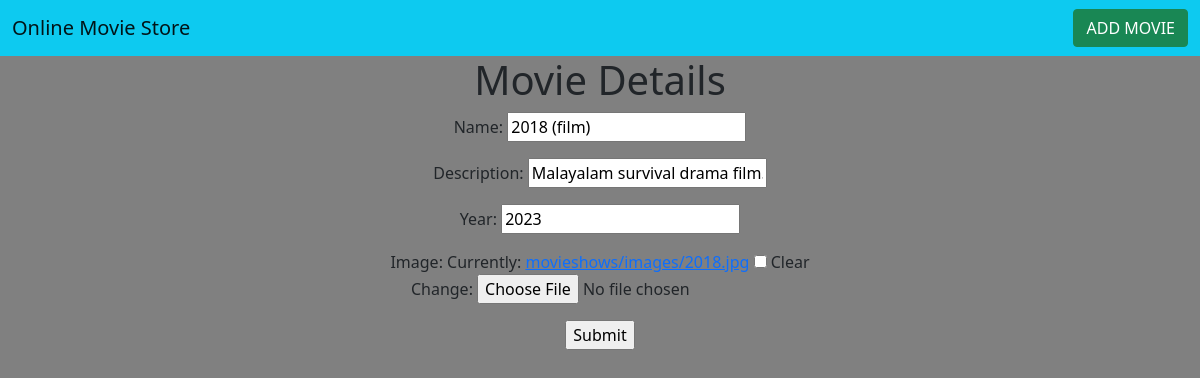
Screenshot of /edit/1 with the database file from the repository.
### movieshows/models.py (models this page shows, shortened)
class movieshows(models.Model):
    name=models.CharField(max_length=20)
    description=models.CharField(max_length=200)
    year=models.IntegerField()
    image=models.ImageField(upload_to="movieshows/images",null=True,blank=True)

### movieshows/views.py (the view)
# urls.py: path('edit/<int:p>', views.edit, name="edit"),
def edit(request,p):
    mov=movieshows.objects.get(id=p)
    if (request.method == "POST"):
        form = movieform(request.POST,request.FILES,instance=mov)
        if form.is_valid():
            form.save()
            return viewmovie(request)
    form=movieform(instance=mov)
    return render(request,'edit.html',{'form':form})

### movieshows/forms.py
class movieform(forms.ModelForm):
    class Meta:
        model = movieshows
        fields = "__all__"

### templates/edit.html (shortened to what this page needs)
<!DOCTYPE html>
{% extends 'base.html' %}
{% load static %}
{% block content %}
<center>
  <h1>Movie Details</h1>
  <form  method="post" enctype="multipart/form-data" style="text-align:center ">
    {{ form.as_p }}
    <input type="submit" value="Submit">
  </form>
  </center>
{% endblock %}

### rows the page displays
movieshows: name "2018 (film)", description "Malayalam survival drama film.", year "2023"
